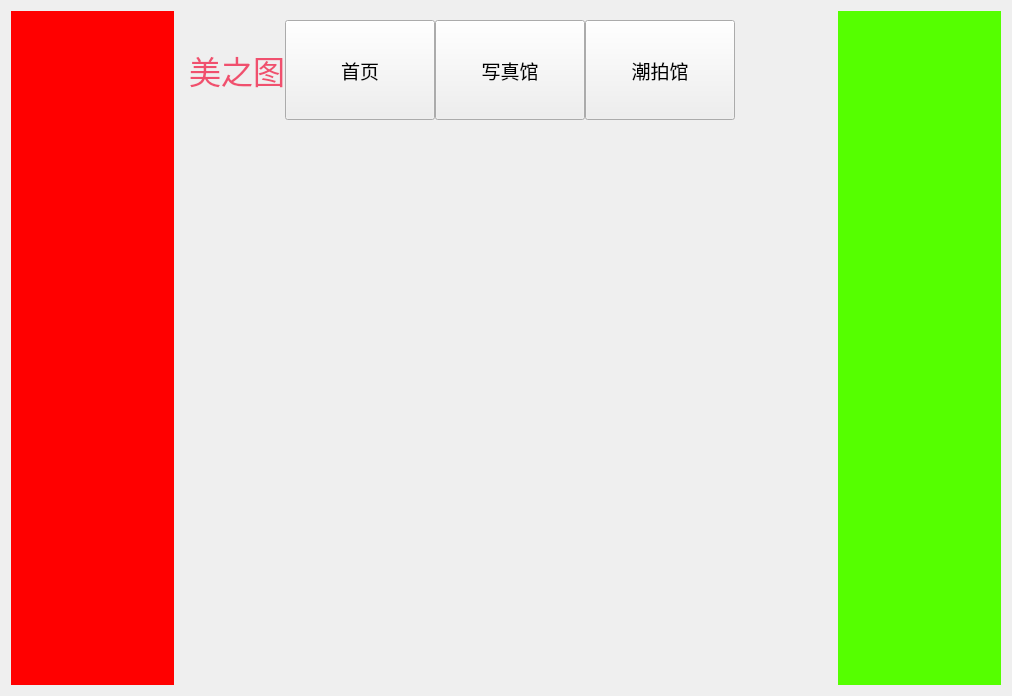
<?xml version="1.0" encoding="UTF-8"?>
<ui version="4.0">
 <class>MainWidget</class>
 <widget class="QWidget" name="MainWidget">
  <property name="geometry">
   <rect>
    <x>0</x>
    <y>0</y>
    <width>1012</width>
    <height>696</height>
   </rect>
  </property>
  <property name="sizePolicy">
   <sizepolicy hsizetype="Expanding" vsizetype="Expanding">
    <horstretch>0</horstretch>
    <verstretch>0</verstretch>
   </sizepolicy>
  </property>
  <property name="windowTitle">
   <string>MainWidget</string>
  </property>
  <layout class="QHBoxLayout" name="horizontalLayout_2" stretch="1,4,1">
   <item>
    <widget class="QWidget" name="widget_left" native="true">
     <property name="minimumSize">
      <size>
       <width>0</width>
       <height>0</height>
      </size>
     </property>
     <property name="styleSheet">
      <string notr="true">background-color: rgb(255, 0, 0);</string>
     </property>
    </widget>
   </item>
   <item>
    <widget class="QWidget" name="widget" native="true">
     <property name="sizePolicy">
      <sizepolicy hsizetype="Expanding" vsizetype="Expanding">
       <horstretch>0</horstretch>
       <verstretch>0</verstretch>
      </sizepolicy>
     </property>
     <layout class="QVBoxLayout" name="verticalLayout">
      <item>
       <widget class="QWidget" name="widgetNav6" native="true">
        <property name="minimumSize">
         <size>
          <width>0</width>
          <height>0</height>
         </size>
        </property>
        <property name="maximumSize">
         <size>
          <width>16777215</width>
          <height>100</height>
         </size>
        </property>
        <layout class="QHBoxLayout" name="horizontalLayout">
         <property name="spacing">
          <number>0</number>
         </property>
         <property name="leftMargin">
          <number>0</number>
         </property>
         <property name="topMargin">
          <number>0</number>
         </property>
         <property name="rightMargin">
          <number>0</number>
         </property>
         <property name="bottomMargin">
          <number>0</number>
         </property>
         <item>
          <widget class="QLabel" name="label_title">
           <property name="maximumSize">
            <size>
             <width>16777215</width>
             <height>16777215</height>
            </size>
           </property>
           <property name="font">
            <font>
             <family>Segoe UI Emoji</family>
             <pointsize>24</pointsize>
            </font>
           </property>
           <property name="styleSheet">
            <string notr="true">color: rgb(240, 80, 110);</string>
           </property>
           <property name="text">
            <string>美之图</string>
           </property>
          </widget>
         </item>
         <item>
          <widget class="NavButton" name="homePage">
           <property name="sizePolicy">
            <sizepolicy hsizetype="Minimum" vsizetype="Expanding">
             <horstretch>0</horstretch>
             <verstretch>0</verstretch>
            </sizepolicy>
           </property>
           <property name="minimumSize">
            <size>
             <width>150</width>
             <height>0</height>
            </size>
           </property>
           <property name="font">
            <font>
             <pointsize>14</pointsize>
            </font>
           </property>
           <property name="text">
            <string>首页</string>
           </property>
           <property name="iconSize">
            <size>
             <width>0</width>
             <height>0</height>
            </size>
           </property>
          </widget>
         </item>
         <item>
          <widget class="NavButton" name="photoPage">
           <property name="sizePolicy">
            <sizepolicy hsizetype="Minimum" vsizetype="Expanding">
             <horstretch>0</horstretch>
             <verstretch>0</verstretch>
            </sizepolicy>
           </property>
           <property name="minimumSize">
            <size>
             <width>150</width>
             <height>0</height>
            </size>
           </property>
           <property name="font">
            <font>
             <pointsize>14</pointsize>
            </font>
           </property>
           <property name="text">
            <string>写真馆</string>
           </property>
           <property name="iconSize">
            <size>
             <width>0</width>
             <height>0</height>
            </size>
           </property>
          </widget>
         </item>
         <item>
          <widget class="NavButton" name="beautyPage">
           <property name="sizePolicy">
            <sizepolicy hsizetype="Minimum" vsizetype="Expanding">
             <horstretch>0</horstretch>
             <verstretch>0</verstretch>
            </sizepolicy>
           </property>
           <property name="minimumSize">
            <size>
             <width>150</width>
             <height>0</height>
            </size>
           </property>
           <property name="font">
            <font>
             <pointsize>14</pointsize>
            </font>
           </property>
           <property name="text">
            <string>潮拍馆</string>
           </property>
           <property name="iconSize">
            <size>
             <width>0</width>
             <height>0</height>
            </size>
           </property>
          </widget>
         </item>
         <item>
          <spacer name="horizontalSpacer">
           <property name="orientation">
            <enum>Qt::Horizontal</enum>
           </property>
           <property name="sizeHint" stdset="0">
            <size>
             <width>40</width>
             <height>20</height>
            </size>
           </property>
          </spacer>
         </item>
        </layout>
       </widget>
      </item>
      <item>
       <widget class="QStackedWidget" name="stackedWidget">
        <widget class="QWidget" name="page"/>
        <widget class="QWidget" name="page_2"/>
       </widget>
      </item>
     </layout>
    </widget>
   </item>
   <item>
    <widget class="QWidget" name="widget_right" native="true">
     <property name="styleSheet">
      <string notr="true">background-color: rgb(85, 255, 0);</string>
     </property>
    </widget>
   </item>
  </layout>
 </widget>
 <customwidgets>
  <customwidget>
   <class>NavButton</class>
   <extends>QPushButton</extends>
   <header>navbutton.h</header>
  </customwidget>
 </customwidgets>
 <resources/>
 <connections/>
</ui>
